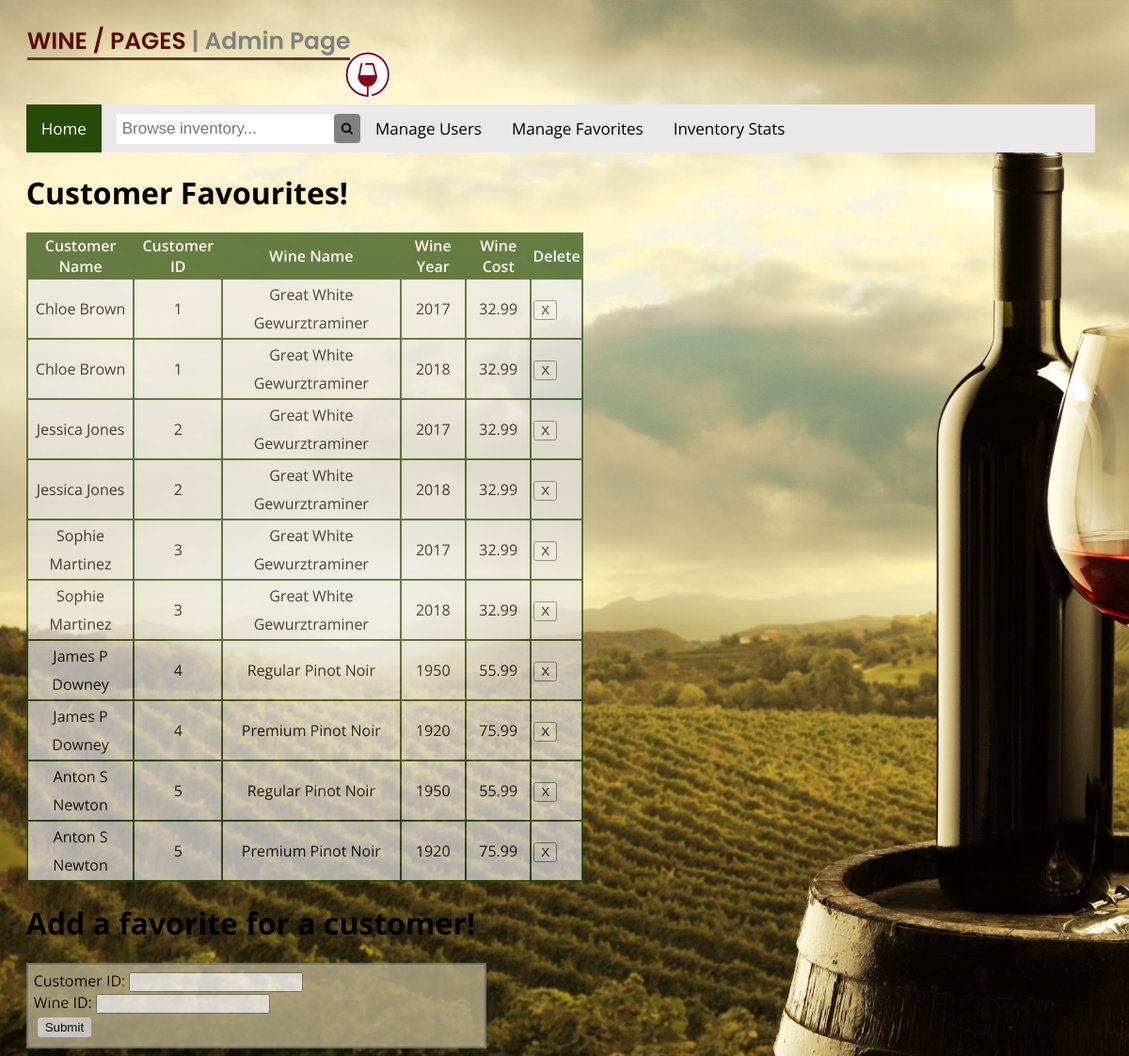
Page /winePagesUI/uiFavourite.php on the committed database.
### tables this page shows
CREATE TABLE FAVORITE
(
    FavoriteID INT NOT NULL AUTO_INCREMENT,
    CustomerID INT NOT NULL REFERENCES CUSTOMER(CustomerID) ON DELETE CASCADE,
    WineID     INT NOT NULL REFERENCES Wine(WineID)         ON DELETE CASCADE,
    DateAdded  INT NOT NULL,
    PRIMARY KEY (FavoriteID)
);

CREATE TABLE CUSTOMER
(
    CustomerID      INT          NOT NULL AUTO_INCREMENT,
    CustomerName    VARCHAR(255) NOT NULL,
    CustomerAddress VARCHAR(255) NOT NULL,
    CustomerAge     INT          NOT NULL,
    PRIMARY KEY (CustomerID)
);

CREATE TABLE WINE
(
    WineID   INT          NOT NULL,
    WineryID INT          NOT NULL REFERENCES WINERY(WineryID) ON DELETE RESTRICT,
    WineName VARCHAR(255) NOT NULL,
    WineYear INT          NOT NULL,
    WineCost DECIMAL(5,2) NOT NULL,
    WineABV  DECIMAL(5,2) NOT NULL,
    PRIMARY KEY (WineID)
);

### winePagesUI/uiFavourite.php (the view, shortened to what this page needs)
<?php
$conn = OpenCon();
$sql = "SELECT * FROM favorite, wine, customer WHERE favorite.WineID = wine.WineID AND customer.CustomerID = favorite.CustomerID;";
$result = mysqli_query($conn, $sql);
?>
<!DOCTYPE html>
<html>
<head>
	<link rel="stylesheet" href="https://cdnjs.cloudflare.com/ajax/libs/font-awesome/4.7.0/css/font-awesome.min.css">
	<link rel="stylesheet" type="text/css" href="winePagesUI.css">
</head>
<body>
	<div class="header">
  <p><span>Wine / Pages <span>| Admin Page</span><span><img src="logo.png"></p>
    </div>
  <div class="topnav">
  <a class="active" href="index.php">Home</a>
  <form class="searchbox" id="searchbox" action="searchbox_results.php" method="post">
    <input name="search_keyword" type="text" placeholder="Browse inventory...">
    <button type="submit"><i class="fa fa-search"></i></button>
  </form>
  <a href="uiRegistration.php">Manage Users</a>
  <a href="uiFavourite.php">Manage Favorites</a>
  <a href="uiInventory.php">Inventory Stats</a>
</div>
<h1 class="FormTitle">Customer Favourites!</h1>
    <table class="searchboxtable" align="center">
        <tr>
            <th>Customer Name</th>
            <th>Customer ID</th>
            <th>Wine Name</th>
            <th>Wine Year</th>
            <th>Wine Cost</th>
            <th>Delete</th>
        </tr>
        <?php
        while($rows=mysqli_fetch_assoc($result))
        {
            ?>
            <tr>
                <td><?php echo $rows['CustomerName']; ?></td>
                <td><?php echo $rows['CustomerID']?></td>
                <td><?php echo $rows['WineName']; ?></td>
                <td><?php echo $rows['WineYear']; ?></td>
                <td><?php echo $rows['WineCost']; ?></td>
                <td><form id="favDelete" action="delete_favorite.php" method="post">
                        <button>X</button>
                    </form></td>
            </tr>
            <?php
        }
        ?>
    </table>
<h1>Add a favorite for a customer!</h1>
    <form class="Search2" id="Favorite" action="add_favorite.php" method="post">
        <div>
            <label for="CustomerID">Customer ID:</label>
            <input type="number" name="CustId" required>
        </div>
        <div>
            <label for="WineID">Wine ID:</label>
            <input type="number" name="WineName" required>
        </div>
        <button>Submit</button>
    </form>
</body>
</html>

### winePagesUI/winePagesUI.css (style rules this page uses)
img { width: 30%; float: left; margin: 1.66%; }
p { font-family: Poppins; margin-left: 1.66%; font-size: 25px; font-weight: 600; color: #590d08; text-transform: uppercase; }
.header { width: 45%; border: none; margin-left: 1.00%; }
.header p { position: relative; width: 74%; }
.header span { border-bottom: 3px solid #593f2a; }
.header p img { float: right; height: 50px; width: 50px; border-bottom: none; margin-top: -9px; border-radius: 50%; }
.header p span span { text-transform: none; color: gray; }
h1 { font-family: 'Open Sans', sans-serif; margin-left: 1.66%; }
.FormTitle { width: 70%; text-align: left; }
form { font-family: 'Open Sans', sans-serif; margin-left: 1.66%; width: 40%; }
.Search2 { background-color: #b8ae8a; padding: 6px; border: 2px solid grey; opacity: 0.8; }
.Search2 button { border-width: 2px; border-color: transparent; border-radius: 4px; margin: 4px; }
body { background-image: url('uiBackground.jpg'); background-color: #736e58; background-size: cover; }
.topnav { font-family: 'Open Sans', sans-serif; overflow: hidden; background-color: #e9e9e9; width: 96%; margin-left: 1.66%; margin-top: -10px; }
.topnav a { float: left; display: block; color: black; text-align: center; padding: 14px 16px; text-decoration: none; font-size: 17px; }
.topnav a.active { background-color: #274a09; color: white; }
.topnav input[type=text] { float: left; padding: 6px; margin-top: 10px; margin-right: 16px; margin-left: 16px; border: none; font-size: 17px; }
.searchbox button { float: left; margin-top: 10px; margin-left: -18px; background:none; border:0; padding: 8px; background: gray; border-radius: 4px; }
table { font-family: 'Open Sans', sans-serif; margin-left: 1.66%; border-collapse: collpase; width: 50%; background-color: #e9e9e9; opacity: 0.7; }
table, th, td { border: 2px solid #274a09; border-collapse: collapse; }
td { line-height: 30px; text-align: center; }
th { font-weight: 600; color: white; background-color: #274a09; }

### rows in the picture
favorite: CustomerID.CustomerName "Chloe Brown", CustomerID.CustomerID "1", WineID.WineName "Great White Gewurztraminer", WineID.WineYear "2017", WineID.WineCost "32.99"
favorite: CustomerID.CustomerName "Chloe Brown", CustomerID.CustomerID "1", WineID.WineName "Great White Gewurztraminer", WineID.WineYear "2018", WineID.WineCost "32.99"
favorite: CustomerID.CustomerName "Jessica Jones", CustomerID.CustomerID "2", WineID.WineName "Great White Gewurztraminer", WineID.WineYear "2017", WineID.WineCost "32.99"
favorite: CustomerID.CustomerName "Jessica Jones", CustomerID.CustomerID "2", WineID.WineName "Great White Gewurztraminer", WineID.WineYear "2018", WineID.WineCost "32.99"
favorite: CustomerID.CustomerName "Sophie Martinez", CustomerID.CustomerID "3", WineID.WineName "Great White Gewurztraminer", WineID.WineYear "2017", WineID.WineCost "32.99"
favorite: CustomerID.CustomerName "Sophie Martinez", CustomerID.CustomerID "3", WineID.WineName "Great White Gewurztraminer", WineID.WineYear "2018", WineID.WineCost "32.99"
favorite: CustomerID.CustomerName "James P Downey", CustomerID.CustomerID "4", WineID.WineName "Regular Pinot Noir", WineID.WineYear "1950", WineID.WineCost "55.99"
favorite: CustomerID.CustomerName "James P Downey", CustomerID.CustomerID "4", WineID.WineName "Premium Pinot Noir", WineID.WineYear "1920", WineID.WineCost "75.99"
favorite: CustomerID.CustomerName "Anton S Newton", CustomerID.CustomerID "5", WineID.WineName "Regular Pinot Noir", WineID.WineYear "1950", WineID.WineCost "55.99"
favorite: CustomerID.CustomerName "Anton S Newton", CustomerID.CustomerID "5", WineID.WineName "Premium Pinot Noir", WineID.WineYear "1920", WineID.WineCost "75.99"
